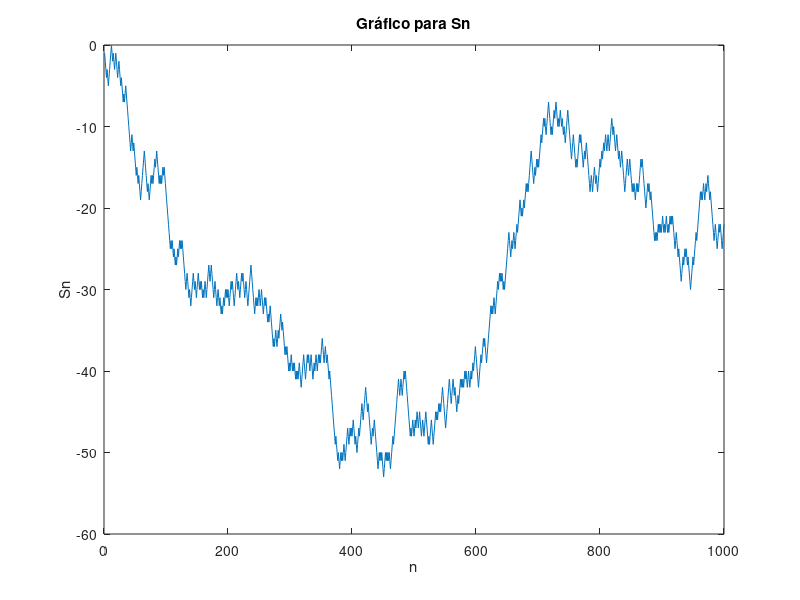

The MATLAB script that drew this image:
function ex10()

    N = [];
    X = [];
    for j = 1:1000
       r = rand;
       if r > 0.5
          X = [X -1];
       else 
          X = [X 1];
       endif
       N = [N j];
    endfor
   
    soma = 0;
    S = [];
    for j = 1:1000
       soma = soma + X(j);
       S = [S soma];
    endfor
   
   plot(N, S);
   xlabel("n");
   ylabel("Sn");
   title('Gráfico para Sn')

endfunction